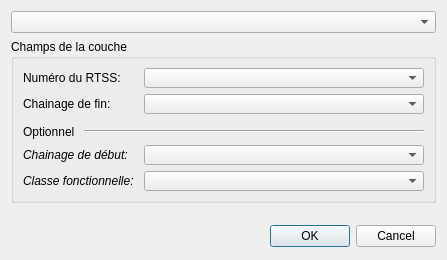
<?xml version="1.0" encoding="UTF-8"?>
<ui version="4.0">
 <class>Dialog</class>
 <widget class="QDialog" name="Dialog">
  <property name="windowModality">
   <enum>Qt::ApplicationModal</enum>
  </property>
  <property name="geometry">
   <rect>
    <x>0</x>
    <y>0</y>
    <width>447</width>
    <height>260</height>
   </rect>
  </property>
  <property name="minimumSize">
   <size>
    <width>0</width>
    <height>260</height>
   </size>
  </property>
  <property name="maximumSize">
   <size>
    <width>16777215</width>
    <height>260</height>
   </size>
  </property>
  <property name="windowTitle">
   <string>Selectionner une couche de RTSS</string>
  </property>
  <property name="modal">
   <bool>true</bool>
  </property>
  <layout class="QGridLayout" name="gridLayout">
   <item row="3" column="0">
    <layout class="QHBoxLayout" name="horizontalLayout_2">
     <item>
      <spacer name="horizontalSpacer">
       <property name="orientation">
        <enum>Qt::Horizontal</enum>
       </property>
       <property name="sizeHint" stdset="0">
        <size>
         <width>0</width>
         <height>20</height>
        </size>
       </property>
      </spacer>
     </item>
     <item>
      <widget class="QDialogButtonBox" name="buttonBox">
       <property name="sizePolicy">
        <sizepolicy hsizetype="Maximum" vsizetype="Fixed">
         <horstretch>0</horstretch>
         <verstretch>0</verstretch>
        </sizepolicy>
       </property>
       <property name="minimumSize">
        <size>
         <width>0</width>
         <height>25</height>
        </size>
       </property>
       <property name="standardButtons">
        <set>QDialogButtonBox::Cancel|QDialogButtonBox::Ok</set>
       </property>
       <property name="centerButtons">
        <bool>false</bool>
       </property>
      </widget>
     </item>
    </layout>
   </item>
   <item row="1" column="0">
    <widget class="QGroupBox" name="groupBox_2">
     <property name="title">
      <string>Champs de la couche</string>
     </property>
     <property name="flat">
      <bool>true</bool>
     </property>
     <layout class="QGridLayout" name="gridLayout_2">
      <item row="0" column="0">
       <layout class="QHBoxLayout" name="horizontalLayout_3">
        <item>
         <widget class="QLabel" name="label_3">
          <property name="sizePolicy">
           <sizepolicy hsizetype="Fixed" vsizetype="Preferred">
            <horstretch>0</horstretch>
            <verstretch>0</verstretch>
           </sizepolicy>
          </property>
          <property name="minimumSize">
           <size>
            <width>115</width>
            <height>17</height>
           </size>
          </property>
          <property name="maximumSize">
           <size>
            <width>16777215</width>
            <height>16777215</height>
           </size>
          </property>
          <property name="text">
           <string>Numéro du RTSS:</string>
          </property>
         </widget>
        </item>
        <item>
         <widget class="QgsFieldComboBox" name="cbx_field_rtss">
          <property name="minimumSize">
           <size>
            <width>0</width>
            <height>20</height>
           </size>
          </property>
          <property name="maximumSize">
           <size>
            <width>16777215</width>
            <height>20</height>
           </size>
          </property>
          <property name="toolTip">
           <string>Numéro du RTSS (non formaté)</string>
          </property>
         </widget>
        </item>
       </layout>
      </item>
      <item row="1" column="0">
       <layout class="QHBoxLayout" name="horizontalLayout_4">
        <item>
         <widget class="QLabel" name="label_4">
          <property name="sizePolicy">
           <sizepolicy hsizetype="Fixed" vsizetype="Preferred">
            <horstretch>0</horstretch>
            <verstretch>0</verstretch>
           </sizepolicy>
          </property>
          <property name="minimumSize">
           <size>
            <width>115</width>
            <height>0</height>
           </size>
          </property>
          <property name="maximumSize">
           <size>
            <width>16777215</width>
            <height>16777215</height>
           </size>
          </property>
          <property name="text">
           <string>Chainage de fin:</string>
          </property>
         </widget>
        </item>
        <item>
         <widget class="QgsFieldComboBox" name="cbx_field_chainage">
          <property name="minimumSize">
           <size>
            <width>0</width>
            <height>20</height>
           </size>
          </property>
          <property name="maximumSize">
           <size>
            <width>16777215</width>
            <height>20</height>
           </size>
          </property>
          <property name="toolTip">
           <string>Longueur du RTSS en chainage</string>
          </property>
         </widget>
        </item>
       </layout>
      </item>
      <item row="3" column="0">
       <layout class="QHBoxLayout" name="horizontalLayout">
        <item>
         <widget class="QLabel" name="label_2">
          <property name="sizePolicy">
           <sizepolicy hsizetype="Maximum" vsizetype="Preferred">
            <horstretch>0</horstretch>
            <verstretch>0</verstretch>
           </sizepolicy>
          </property>
          <property name="styleSheet">
           <string notr="true">font: italic 7pt &quot;Arial&quot;;</string>
          </property>
          <property name="text">
           <string>Optionnel </string>
          </property>
         </widget>
        </item>
        <item>
         <widget class="Line" name="line">
          <property name="orientation">
           <enum>Qt::Horizontal</enum>
          </property>
         </widget>
        </item>
       </layout>
      </item>
      <item row="4" column="0">
       <layout class="QHBoxLayout" name="horizontalLayout_19">
        <item>
         <widget class="QLabel" name="label_7">
          <property name="sizePolicy">
           <sizepolicy hsizetype="Fixed" vsizetype="Preferred">
            <horstretch>0</horstretch>
            <verstretch>0</verstretch>
           </sizepolicy>
          </property>
          <property name="minimumSize">
           <size>
            <width>115</width>
            <height>0</height>
           </size>
          </property>
          <property name="maximumSize">
           <size>
            <width>16777215</width>
            <height>16777215</height>
           </size>
          </property>
          <property name="font">
           <font>
            <italic>true</italic>
           </font>
          </property>
          <property name="text">
           <string>Chainage de début:</string>
          </property>
         </widget>
        </item>
        <item>
         <widget class="QgsFieldComboBox" name="cbx_field_chainage_d">
          <property name="minimumSize">
           <size>
            <width>0</width>
            <height>20</height>
           </size>
          </property>
          <property name="maximumSize">
           <size>
            <width>16777215</width>
            <height>20</height>
           </size>
          </property>
          <property name="toolTip">
           <string>Chainage de début du RTSS. Si aucun champ n'est défini, la valeur de 0 est utilisé pour toutes les RTSS</string>
          </property>
          <property name="allowEmptyFieldName">
           <bool>true</bool>
          </property>
         </widget>
        </item>
       </layout>
      </item>
      <item row="5" column="0">
       <layout class="QHBoxLayout" name="horizontalLayout_18">
        <item>
         <widget class="QLabel" name="label_6">
          <property name="sizePolicy">
           <sizepolicy hsizetype="Fixed" vsizetype="Preferred">
            <horstretch>0</horstretch>
            <verstretch>0</verstretch>
           </sizepolicy>
          </property>
          <property name="minimumSize">
           <size>
            <width>115</width>
            <height>0</height>
           </size>
          </property>
          <property name="maximumSize">
           <size>
            <width>16777215</width>
            <height>16777215</height>
           </size>
          </property>
          <property name="font">
           <font>
            <italic>true</italic>
           </font>
          </property>
          <property name="text">
           <string>Classe fonctionnelle:</string>
          </property>
         </widget>
        </item>
        <item>
         <widget class="QgsFieldComboBox" name="cbx_field_class">
          <property name="minimumSize">
           <size>
            <width>0</width>
            <height>20</height>
           </size>
          </property>
          <property name="maximumSize">
           <size>
            <width>16777215</width>
            <height>20</height>
           </size>
          </property>
          <property name="toolTip">
           <string>Code de la classification fonctionnelle des RTSS</string>
          </property>
          <property name="allowEmptyFieldName">
           <bool>true</bool>
          </property>
         </widget>
        </item>
       </layout>
      </item>
      <item row="2" column="0">
       <spacer name="verticalSpacer_2">
        <property name="orientation">
         <enum>Qt::Vertical</enum>
        </property>
        <property name="sizeType">
         <enum>QSizePolicy::Fixed</enum>
        </property>
        <property name="sizeHint" stdset="0">
         <size>
          <width>20</width>
          <height>5</height>
         </size>
        </property>
       </spacer>
      </item>
     </layout>
    </widget>
   </item>
   <item row="0" column="0">
    <widget class="QgsMapLayerComboBox" name="cbx_layer_rtss">
     <property name="toolTip">
      <string>Nom de la couche des RTSS dans le projet</string>
     </property>
     <property name="showCrs">
      <bool>false</bool>
     </property>
    </widget>
   </item>
   <item row="2" column="0">
    <spacer name="verticalSpacer">
     <property name="orientation">
      <enum>Qt::Vertical</enum>
     </property>
     <property name="sizeHint" stdset="0">
      <size>
       <width>20</width>
       <height>40</height>
      </size>
     </property>
    </spacer>
   </item>
  </layout>
 </widget>
 <customwidgets>
  <customwidget>
   <class>QgsFieldComboBox</class>
   <extends>QComboBox</extends>
   <header>qgsfieldcombobox.h</header>
  </customwidget>
  <customwidget>
   <class>QgsMapLayerComboBox</class>
   <extends>QComboBox</extends>
   <header>qgsmaplayercombobox.h</header>
  </customwidget>
 </customwidgets>
 <resources/>
 <connections>
  <connection>
   <sender>buttonBox</sender>
   <signal>accepted()</signal>
   <receiver>Dialog</receiver>
   <slot>accept()</slot>
   <hints>
    <hint type="sourcelabel">
     <x>285</x>
     <y>225</y>
    </hint>
    <hint type="destinationlabel">
     <x>192</x>
     <y>124</y>
    </hint>
   </hints>
  </connection>
  <connection>
   <sender>buttonBox</sender>
   <signal>rejected()</signal>
   <receiver>Dialog</receiver>
   <slot>reject()</slot>
   <hints>
    <hint type="sourcelabel">
     <x>254</x>
     <y>223</y>
    </hint>
    <hint type="destinationlabel">
     <x>192</x>
     <y>124</y>
    </hint>
   </hints>
  </connection>
 </connections>
</ui>
